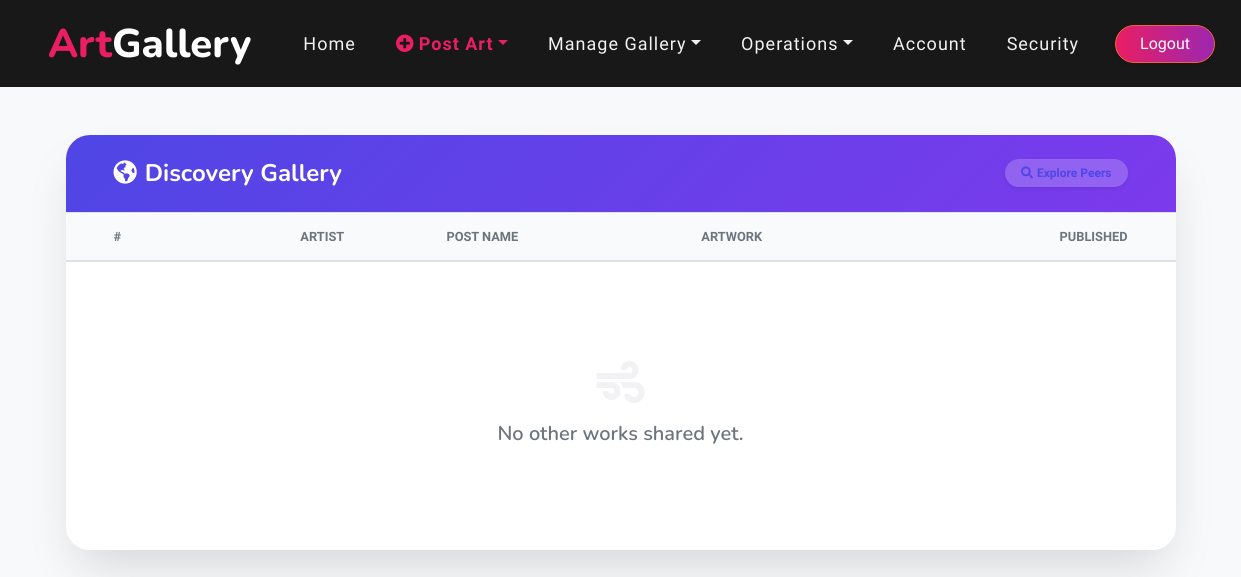
Page /view_other_work_and_like (signed in) on the earlier database version.
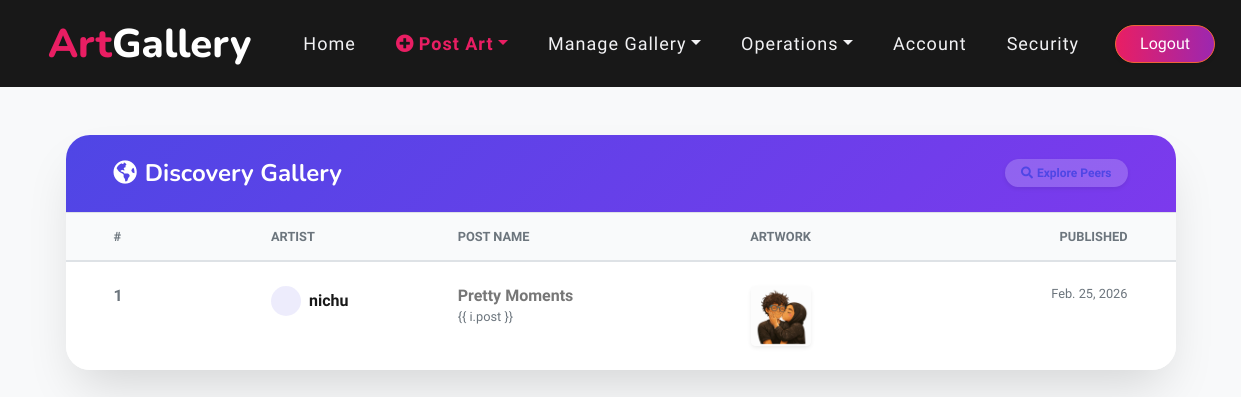
Same page on the later database version.
### MYAPP/models.py (models this page shows)
class postTbl(models.Model):
    ARTIST=models.ForeignKey(artistTbl,on_delete=models.CASCADE)
    post=models.CharField(max_length=400)
    design=models.FileField()
    date=models.DateField()
    postname=models.CharField(max_length=100)

class artistTbl(models.Model):
    LOGINID=models.ForeignKey(loginTbl,on_delete=models.CASCADE)
    name=models.CharField(max_length=100)
    image=models.FileField()
    email=models.CharField(max_length=100)
    phone=models.BigIntegerField()
    place=models.CharField(max_length=100)
    pin=models.BigIntegerField()
    post=models.CharField(max_length=100)

### MYAPP/views.py (the view)
# urls.py: path('view_other_work_and_like', views.view_other_work_and_like, name='view_other_work_and_like'),
@login_required(login_url='/')
def view_other_work_and_like(request):
    ob = postTbl.objects.exclude(ARTIST__LOGINID=request.session["lid"])
    return render(request,'artist/view other work and like.html',{'data':ob})

### templates/artist/view other work and like.html (shortened to what this page needs)
{% extends 'artist/index2.html' %}
{% block body %}
<div class="card shadow-2xl border-0 rounded-2xl overflow-hidden">
    <div class="card-header py-4 px-5 border-0 d-flex justify-content-between align-items-center"
        style="background: linear-gradient(135deg, #4f46e5 0%, #7c3aed 100%);">
        <h4 class="m-0 font-weight-bold text-white"><i class="fas fa-globe-americas mr-2"></i>Discovery Gallery</h4>
        <span class="badge badge-light-indigo text-indigo font-weight-bold px-3 py-2 rounded-pill shadow-sm">
            <i class="fas fa-search mr-1"></i>Explore Peers
        </span>
    </div>
    <div class="card-body p-0">
        <div class="table-responsive">
            <table class="table table-hover mb-0">
                <thead class="bg-gray-50 border-bottom">
                    <tr>
                        <th class="px-5 py-3 text-uppercase small font-weight-bold text-muted">#</th>
                        <th class="py-3 text-uppercase small font-weight-bold text-muted">Artist</th>
                        <th class="py-3 text-uppercase small font-weight-bold text-muted">Post Name</th>
                        <th class="py-3 text-uppercase small font-weight-bold text-muted text-center">Artwork</th>
                        <th class="px-5 py-3 text-right text-uppercase small font-weight-bold text-muted">Published</th>
                    </tr>
                </thead>
                <tbody class="bg-white">
                    {% for i in data %}
                    <tr class="transition-all hover-bg-light">
                        <td class="px-5 py-4 font-weight-bold text-muted">{{ forloop.counter }}</td>
                        <td class="py-4 font-weight-bold text-dark">
                            <div class="d-flex align-items-center">
                                <div
                                    class="avatar-sm mr-2 bg-light-indigo text-indigo rounded-circle d-flex align-items-center justify-content-center">
                                    <i class="fas fa-user-edit small"></i>
                                </div>
                                {{ i.ARTIST.name }}
                            </div>
                        </td>
                        <td class="py-4">
                            <div class="font-weight-bold mb-1">{{ i.postname }}</div>
                            <small class="text-muted d-block text-truncate" style="max-width: 250px;">{{ i.post
                                }}</small>
                        </td>
                        <td class="py-4 text-center">
                            {% if i.design %}
                            <a href="{{ i.design.url }}" target="_blank"
                                class="gallery-thumb d-inline-block shadow-sm rounded-lg overflow-hidden position-relative">
                                <img src="{{ i.design.url }}" height="60" width="60" style="object-fit: cover;">
                            </a>
                            {% else %}
                            <span class="text-muted italic small">No preview</span>
                            {% endif %}
                        </td>
                        <td class="px-5 py-4 text-right text-muted small">
                            {{ i.date }}
                        </td>
                    </tr>
                    {% empty %}
                    <tr>
                        <td colspan="5" class="text-center py-5">
                            <div class="py-5">
                                <i class="fas fa-wind fa-3x text-light mb-3"></i>
                                <h5 class="text-muted">No other works shared yet.</h5>
                            </div>
                        </td>
                    </tr>
                    {% endfor %}
                </tbody>
            </table>
        </div>
    </div>
</div>
{% endblock %}

### templates/artist/index2.html (shortened to what this page needs)
{% load static %}
<html lang="en">
<head>
    <link href="https://cdnjs.cloudflare.com/ajax/libs/font-awesome/5.10.0/css/all.min.css" rel="stylesheet">
    <link href="{% static 'Artist/lib/flaticon/font/flaticon.css' %}" rel="stylesheet">
    <link href="{% static 'Artist/lib/owlcarousel/assets/owl.carousel.min.css' %}" rel="stylesheet">
    <link href="{% static 'Artist/lib/tempusdominus/css/tempusdominus-bootstrap-4.min.css' %}" rel="stylesheet" />
    <link href="{% static 'Artist/css/style.css' %}?v=2.0" rel="stylesheet">
</head>
<body>
    <div class="container-fluid p-0">
        <nav class="navbar navbar-expand-lg bg-dark navbar-dark py-3 py-lg-0 px-lg-5">
            <a href="/artistHome" class="navbar-brand">
                <h1 class="m-0 display-5 text-capitalize text-white"><span class="text-primary">Art</span>Gallery</h1>
            </a>
            <div class="collapse navbar-collapse justify-content-between px-3" id="navbarCollapse">
                <div class="navbar-nav mr-auto py-0">
                    <a href="/artistHome"
                        class="nav-item nav-link {% if request.path == '/artistHome' %}active{% endif %}">Home</a>
                    <div class="nav-item dropdown">
                        <a href="#" class="nav-link dropdown-toggle text-primary font-weight-bold"
                            data-toggle="dropdown"><i class="fas fa-plus-circle mr-1"></i>Post Art</a>
                    </div>
                    <div class="nav-item dropdown">
                        <a href="#" class="nav-link dropdown-toggle" data-toggle="dropdown">Manage Gallery</a>
                    </div>
                    <div class="nav-item dropdown">
                        <a href="#" class="nav-link dropdown-toggle" data-toggle="dropdown">Operations</a>
                    </div>
                    <a href="/view_profile_and_update"
                        class="nav-item nav-link {% if 'profile' in request.path %}active{% endif %}">Account</a>
                    <a href="/artist_change_password" class="nav-item nav-link small">Security</a>
                </div>
                <a href="/logout"
                    class="btn btn-primary rounded-pill px-4 ml-lg-3 d-none d-lg-block shadow-sm">Logout</a>
            </div>
        </nav>
    </div>
    <div class="container-fluid py-5">
        <div class="container pb-3">
            {% block body %}
            {% endblock %}
        </div>
    </div>
</body>
</html>

### templates/artist/view other work and like.html (style rules this page uses)
.rounded-2xl { border-radius: 1.5rem !important; }
.shadow-2xl { box-shadow: 0 25px 50px -12px rgba(0, 0, 0, 0.15); }
.bg-gray-50 { background-color: #f9fafb; }
.transition-all { transition: all 0.3s ease; }
.bg-light-indigo { background: rgba(79, 70, 229, 0.1); }
.text-indigo { color: #4f46e5; }
.badge-light-indigo { background: rgba(255, 255, 255, 0.2); }
.avatar-sm { width: 30px; height: 30px; }

Differences in the rows shown:
added postTbl: ARTIST.name "nichu", postname "Pretty Moments", design (picture), date "Feb. 25, 2026"
Other differences:
text no longer shown: "No other works shared yet."
